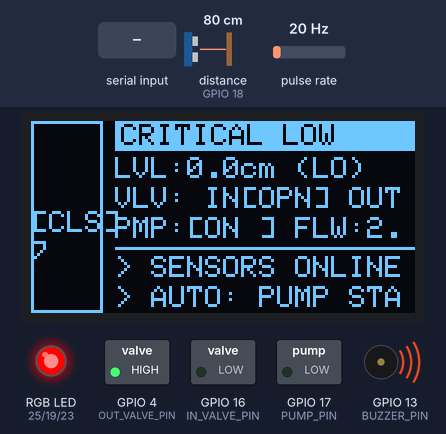
A sketch run on a simulated ESP32. On the bench: 128×64 one-colour display, switched loads named in the sketch (green lamp = pin HIGH), an RGB LED mixed from three pins (HIGH = lit), buzzer (waves = sounding, pin HIGH). Wiring (inferred from the names in the program): ultrasonic range finder: trigger GPIO 5; echo GPIO 18; pulse sensor: data GPIO 15. The inputs (shaded band) are chosen by the test bench; at power-on: distance to the obstacle (sensor on GPIO 18) 80 cm, pulse rate 20 Hz. The echo pulse lasts 58.3 µs per cm; pins used as bus, display or sensor lines are not drawn; what the sketch prints to the serial monitor is not drawn.

Above: at 2.2 s.
2.3 s: "STOP ALL\n" received over Serial
At 2.7 s:
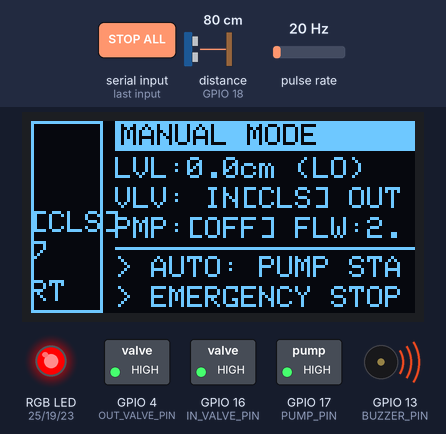
3.8 s: distance to the obstacle (sensor on GPIO 18) set to 49 cm
At 5.5 s:
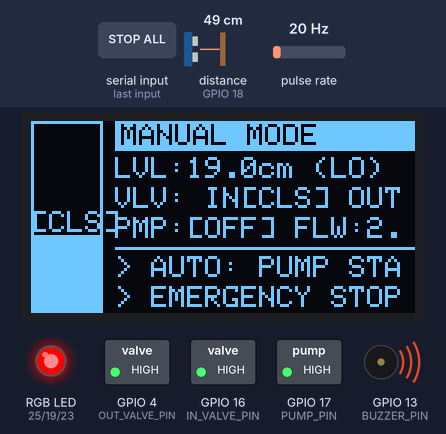
5.9 s: distance to the obstacle (sensor on GPIO 18) set to 38 cm
At 7.1 s:
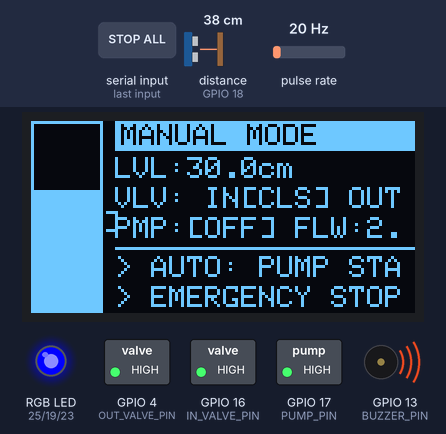
8.0 s: "AUTO\n" received over Serial
At 9.9 s:
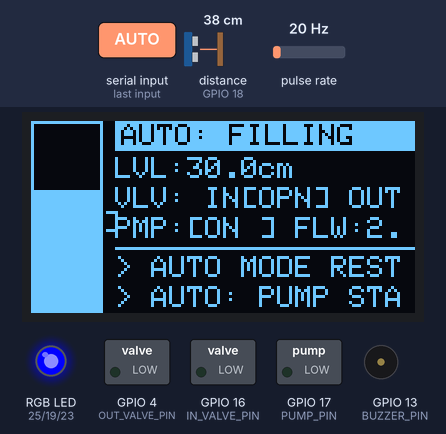
10.0 s: distance to the obstacle (sensor on GPIO 18) set to 35 cm
At 11.6 s:
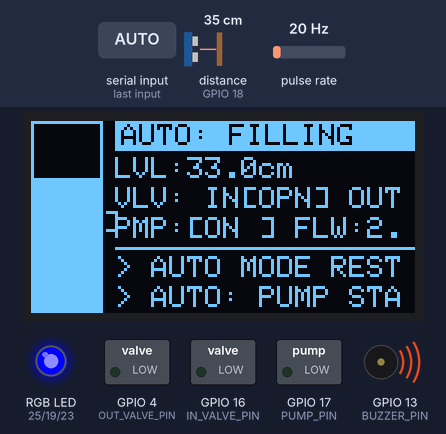
11.8 s: "OVERRIDE ON\n" received over Serial
At 12.9 s:
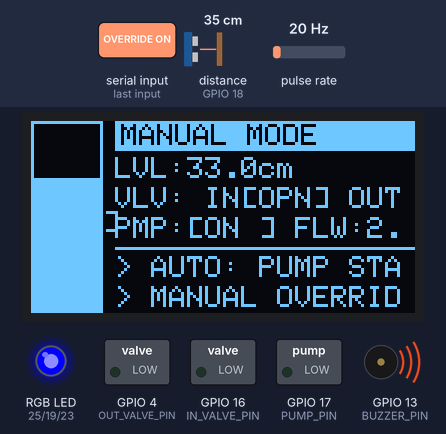
Timing chart, 0 to 14.4 s (numbered marks = the images above; inputs shaded):
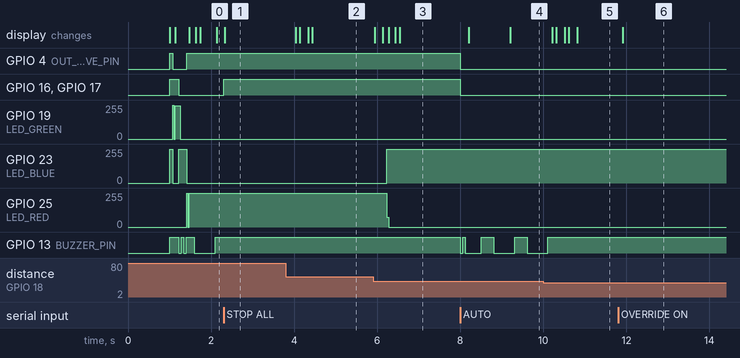

Measured:
- the behaviour switches between 44 and 43 cm on distance to the obstacle (sensor on GPIO 18) (found by bisection; images 2 and 3)
- the behaviour switches between 38 and 37 cm on distance to the obstacle (sensor on GPIO 18) (found by bisection; images 4 and 5)
- after the input at 2.3 s, GPIO 16 (IN_VALVE_PIN), GPIO 17 (PUMP_PIN): LOW → HIGH at once; GPIO 13 (BUZZER_PIN): stops changing and stays HIGH; the display: changes at once (image 1)
- after the input at 3.8 s, the display: first changes after 0.24 s (image 2 shows a later state)
- after the input at 5.9 s, GPIO 23 (LED_BLUE): 0/255 → 254/255 after 0.34 s; GPIO 25 (LED_RED): 255/255 → 0/255 after 0.34 s; the display: first changes at once (image 3 shows a later state)
- after the input at 8.0 s, GPIO 4 (OUT_VALVE_PIN), GPIO 16 (IN_VALVE_PIN): HIGH → LOW at once
- after the input at 10.0 s, GPIO 13 (BUZZER_PIN): goes on until 10.1 s, then stays HIGH; the display: first changes after 0.21 s (image 5 shows a later state)
- after the input at 11.8 s, the display: changes after 0.12 s (image 6)

The sketch:

WATER_TANK-FULL.ino
```cpp
#include <Wire.h>
#include <Adafruit_GFX.h>
#include <Adafruit_SSD1306.h>
#include "soc/soc.h"
#include "soc/rtc_cntl_reg.h"

// ─────────────────────────────────────────────────────────────────────
// OLED DISPLAY CONFIGURATION
// ─────────────────────────────────────────────────────────────────────
#define SCREEN_WIDTH  128
#define SCREEN_HEIGHT 64
Adafruit_SSD1306 display(SCREEN_WIDTH, SCREEN_HEIGHT, &Wire, -1);

// ─────────────────────────────────────────────────────────────────────
// PIN DEFINITIONS (ESP32 GPIO)
// ─────────────────────────────────────────────────────────────────────
// ACTUATORS (Active-LOW: LOW = ON, HIGH = OFF)
#define OUT_VALVE_PIN  4       // Gravity drain valve
#define IN_VALVE_PIN   16      // Supply inlet valve
#define PUMP_PIN       17      // Submersible pump motor

// SENSORS
#define TRIG_PIN       5       // Ultrasonic trigger
#define ECHO_PIN       18      // Ultrasonic echo (with 1k/2k voltage divider)
#define FLOW_PIN       15      // YF-S201 flow sensor

// FEEDBACK OUTPUTS
#define BUZZER_PIN     13      // Piezo buzzer
#define BUZZER_ON      LOW     // Buzzer is Active-LOW
#define BUZZER_OFF     HIGH
#define LED_GREEN      19      // Full tank indicator
#define LED_BLUE       23      // Nominal level indicator
#define LED_RED        25      // Low tank indicator

// ─────────────────────────────────────────────────────────────────────
// CRITICAL: CUSTOMIZE THESE 3 VALUES FOR YOUR SHORTENED TANK
// ─────────────────────────────────────────────────────────────────────
const float TANK_AIR_GAP = 68.0;           // Distance from sensor face to tank bottom
const float MAX_WATER_CAPACITY = 46.0;     // Maximum water depth for "FULL"

// ─────────────────────────────────────────────────────────────────────
// STATE THRESHOLDS (in cm, what OLED displays)
// ─────────────────────────────────────────────────────────────────────
const float DEPTH_CRITICAL = 5.0;          // Absolute minimum (OUT valve locked)
const float DEPTH_LOW = 25.0;              // Warning level (Red LED + buzzer, OUT valve closes)
const float DEPTH_START_FILL = 40.0;       // Start filling when water drops below this
const float DEPTH_THROTTLE = 44.0;         // Switch to gentle pulsing as it nears full
const float DEPTH_HIGH = 46.0;             // Full tank (pump stops)

// ─────────────────────────────────────────────────────────────────────
// SAFETY PARAMETERS
// ─────────────────────────────────────────────────────────────────────
const unsigned long DRY_RUN_TIMEOUT = 60000UL;  // 60 seconds
const float DRY_RUN_THRESHOLD = 0.1;            // L/min
const unsigned long THROTTLE_CYCLE_TIME = 2000UL;  // 2 seconds ON/OFF

// Ultrasonic sensor filtering
const float SENSOR_MIN_VALID = 2.0;
const float SENSOR_MAX_VALID = 100.0;
const int SENSOR_READ_INTERVAL = 150;
const int FILTER_WINDOW = 5;

// ─────────────────────────────────────────────────────────────────────
// STATE MACHINE ENUMERATION
// ─────────────────────────────────────────────────────────────────────
enum SystemState {
  STATE_BOOT = 0,
  STATE_IDLE = 1,
  STATE_FILLING = 2,
  STATE_THROTTLING = 3,
  STATE_FULL = 4,
  STATE_CRITICAL_LOW = 5,
  STATE_DRY_RUN_FAULT = 6,
  STATE_MANUAL_OVERRIDE = 7
};

// ─────────────────────────────────────────────────────────────────────
// GLOBAL STATE VARIABLES
// ─────────────────────────────────────────────────────────────────────
SystemState currentState = STATE_BOOT;
SystemState previousState = STATE_BOOT;

// Sensor readings
float real_water_depth = 0.0;
float sensorReadings[FILTER_WINDOW] = {};
int filterIndex = 0;

// Flow sensor
volatile unsigned long pulseCount = 0;
float flowRate_LPM = 0.0;
const float PULSES_PER_LITRE = 450.0;

// Pump state
bool isPumpEnabled = false;
unsigned long pumpStartTime = 0;
unsigned long throttleCycleStart = 0;
bool throttlePumpState = false;

// Fault tracking
bool pumpDryRunFault = false;

// Manual override
bool isManualOverride = false;

// Buzzer state tracking
bool previousPumpState = false;
bool lowWaterAlarmActive = false;

// ─────────────────────────────────────────────────────────────────────
// TIMING VARIABLES
// ─────────────────────────────────────────────────────────────────────
unsigned long lastSensorRead = 0;
unsigned long lastFlowCalc = 0;
unsigned long lastUIUpdate = 0;
unsigned long fullConditionStartTime = 0;
bool highTimerActive = false;

// Terminal log
String terminalLog[2] = {"SYSTEM BOOTING", "SYSTEM BOOTING"};

// ─────────────────────────────────────────────────────────────────────
// HARDWARE INTERRUPT SERVICE ROUTINE - FLOW SENSOR
// ─────────────────────────────────────────────────────────────────────
void IRAM_ATTR countFlowPulse() {
  pulseCount++;
}

// ─────────────────────────────────────────────────────────────────────
// UTILITY FUNCTION: UPDATE TERMINAL LOG
// ─────────────────────────────────────────────────────────────────────
void updateLog(const char* message) {
  terminalLog[0] = terminalLog[1];
  terminalLog[1] = "> ";
  terminalLog[1] += message;
  Serial.println(terminalLog[1]);
}

// ─────────────────────────────────────────────────────────────────────
// UTILITY FUNCTION: MOVING AVERAGE FILTER
// ─────────────────────────────────────────────────────────────────────
float applyMovingAverageFilter(float newReading) {
  sensorReadings[filterIndex] = newReading;
  filterIndex = (filterIndex + 1) % FILTER_WINDOW;

  float sum = 0.0;
  for (int i = 0; i < FILTER_WINDOW; i++) {
    sum += sensorReadings[i];
  }
  return sum / (float)FILTER_WINDOW;
}

// ─────────────────────────────────────────────────────────────────────
// SENSOR FUNCTION: READ ULTRASONIC DISTANCE
// ─────────────────────────────────────────────────────────────────────
float readUltrasonicSensor() {
  // Fire 10µs trigger pulse
  digitalWrite(TRIG_PIN, LOW);
  delayMicroseconds(2);
  digitalWrite(TRIG_PIN, HIGH);
  delayMicroseconds(10);
  digitalWrite(TRIG_PIN, LOW);

  // Listen for echo with 30ms safety timeout
  unsigned long echoTime = pulseIn(ECHO_PIN, HIGH, 30000UL);

  if (echoTime == 0) {
    return -1.0;
  }

  float rawDistance = (echoTime * 0.0343) / 2.0;

  if (rawDistance < SENSOR_MIN_VALID || rawDistance > SENSOR_MAX_VALID) {
    return -1.0;
  }

  rawDistance = applyMovingAverageFilter(rawDistance);
  float trueDepth = TANK_AIR_GAP - rawDistance;

  if (trueDepth < 0.0) trueDepth = 0.0;
  if (trueDepth > TANK_AIR_GAP) trueDepth = TANK_AIR_GAP;

  return trueDepth;
}

// ─────────────────────────────────────────────────────────────────────
// CORE STATE MACHINE: AUTOMATION LOGIC
// ─────────────────────────────────────────────────────────────────────
void updateStateMachine() {
  if (isManualOverride) {
    return;
  }

  if (pumpDryRunFault) {
    currentState = STATE_DRY_RUN_FAULT;
    return;
  }

  // --- OUT VALVE CONTROL ---
  if (real_water_depth > DEPTH_LOW) {
    digitalWrite(OUT_VALVE_PIN, LOW);    // OPEN out valve
  } else {
    digitalWrite(OUT_VALVE_PIN, HIGH);   // CLOSE out valve
  }

  // --- FULL CONDITION STABILITY CHECK ---
  bool isStableFull = false;
  if (real_water_depth >= DEPTH_HIGH) {
    if (!highTimerActive) {
      highTimerActive = true;
      fullConditionStartTime = millis();
    }
    // Require 3000ms continuous reading >= DEPTH_HIGH to prevent relay crash
    if (millis() - fullConditionStartTime >= 3000) {
      isStableFull = true;
    }
  } else {
    highTimerActive = false;
  }

  // --- DETERMINE CURRENT PUMP REQUIREMENT ---
  if (real_water_depth < DEPTH_START_FILL) {
    if (!isPumpEnabled) {
      isPumpEnabled = true;
      pumpStartTime = millis();
      updateLog("AUTO: PUMP START");
    }

    if (real_water_depth < DEPTH_CRITICAL) {
      currentState = STATE_CRITICAL_LOW;
    } else {
      currentState = STATE_FILLING;
    }
  }
  else if (isStableFull) {
    if (isPumpEnabled) {
      isPumpEnabled = false;
      updateLog("AUTO: TANK FULL");
    }
    currentState = STATE_FULL;
  }
  else {
    if (isPumpEnabled) {
      currentState = STATE_FILLING;
    } else {
      currentState = STATE_IDLE;
    }
  }

  // --- DRY-RUN FAULT DETECTION ---
  if (isPumpEnabled && !pumpDryRunFault) {
    unsigned long pumpRunTime = millis() - pumpStartTime;

    if (pumpRunTime > DRY_RUN_TIMEOUT && flowRate_LPM < DRY_RUN_THRESHOLD) {
      pumpDryRunFault = true;
      isPumpEnabled = false;
      currentState = STATE_DRY_RUN_FAULT;

      // EMERGENCY SHUTDOWN
      digitalWrite(PUMP_PIN, HIGH);
      digitalWrite(IN_VALVE_PIN, HIGH);
      digitalWrite(OUT_VALVE_PIN, HIGH);

      updateLog("FAULT: PUMP DRY RUN");
      return;
    }
  }

  // --- PUMP & IN-VALVE ACTUATION ---
  if (isPumpEnabled) {
    digitalWrite(IN_VALVE_PIN, LOW); // Open inlet valve
    digitalWrite(PUMP_PIN, LOW);     // Pump ON 100% continuous (No pulsing)
  } else {
    digitalWrite(PUMP_PIN, HIGH);
    digitalWrite(IN_VALVE_PIN, HIGH);
  }
}

// ─────────────────────────────────────────────────────────────────────
// LED & BUZZER CONTROLLER
// ─────────────────────────────────────────────────────────────────────
void updateLEDAndBuzzer() {
  digitalWrite(LED_GREEN, LOW);
  digitalWrite(LED_BLUE, LOW);
  digitalWrite(LED_RED, LOW);
  bool buzzerActive = false;

  if (real_water_depth <= DEPTH_LOW) {
    lowWaterAlarmActive = true;
  } else if (real_water_depth >= DEPTH_LOW + 5.0) {
    lowWaterAlarmActive = false;
  }

  if (pumpDryRunFault) {
    bool flash = (millis() / 150) % 2;
    digitalWrite(LED_RED, flash);
  }
  else if (currentState == STATE_BOOT) {
    digitalWrite(LED_BLUE, HIGH);
  }
  else if (real_water_depth >= DEPTH_HIGH) {
    digitalWrite(LED_GREEN, HIGH);
  }
  else if (real_water_depth >= DEPTH_LOW) {
    digitalWrite(LED_BLUE, HIGH);
  }
  else if (real_water_depth < DEPTH_LOW) {
    digitalWrite(LED_RED, HIGH);
  }

  if (lowWaterAlarmActive) {
    int cycle = millis() % 800;
    if (cycle < 500) {
      buzzerActive = true;
    }
  }

  if (!isManualOverride) {
    digitalWrite(BUZZER_PIN, buzzerActive ? BUZZER_ON : BUZZER_OFF);
  }
}

// ─────────────────────────────────────────────────────────────────────
// SCADA SERIAL COMMAND INTERFACE (115200 baud)
// ─────────────────────────────────────────────────────────────────────
void processSerialCommand() {
  if (!Serial.available()) return;

  String command = Serial.readStringUntil('\n');
  command.trim();
  command.toUpperCase();

  if (command == "AUTO") {
    isManualOverride = false;
    pumpDryRunFault = false;
    currentState = STATE_IDLE;
    updateLog("AUTO MODE RESTORED");
  }
  else if (command == "OVERRIDE ON") {
    isManualOverride = true;
    digitalWrite(BUZZER_PIN, BUZZER_OFF);
    updateLog("MANUAL OVERRIDE ON");
  }
  else if (command == "STOP ALL") {
    isManualOverride = true;
    digitalWrite(OUT_VALVE_PIN, HIGH);
    digitalWrite(IN_VALVE_PIN, HIGH);
    digitalWrite(PUMP_PIN, HIGH);
    digitalWrite(BUZZER_PIN, BUZZER_OFF);
    isPumpEnabled = false;
    updateLog("EMERGENCY STOP");
  }
  else if (command == "RESET") {
    pumpDryRunFault = false;
    digitalWrite(BUZZER_PIN, BUZZER_OFF);
    updateLog("FAULTS CLEARED");
  }
  else if (isManualOverride) {
    if (command == "OUT OPEN") { digitalWrite(OUT_VALVE_PIN, LOW); updateLog("OUT VALVE OPENED"); }
    else if (command == "OUT CLOSE") { digitalWrite(OUT_VALVE_PIN, HIGH); updateLog("OUT VALVE CLOSED"); }
    else if (command == "IN OPEN") { digitalWrite(IN_VALVE_PIN, LOW); updateLog("IN VALVE OPENED"); }
    else if (command == "IN CLOSE") { digitalWrite(IN_VALVE_PIN, HIGH); updateLog("IN VALVE CLOSED"); }
    else if (command == "PUMP ON") { digitalWrite(PUMP_PIN, LOW); updateLog("PUMP MANUAL ON"); }
    else if (command == "PUMP OFF") { digitalWrite(PUMP_PIN, HIGH); updateLog("PUMP MANUAL OFF"); }
    else if (command == "ALARM ON") { digitalWrite(BUZZER_PIN, BUZZER_ON); updateLog("ALARM MANUAL ON"); }
    else if (command == "ALARM OFF") { digitalWrite(BUZZER_PIN, BUZZER_OFF); updateLog("ALARM MANUAL OFF"); }
    else { Serial.println("Unknown command. Type AUTO to exit manual mode."); }
  }
  else {
    if (command != "AUTO" && command != "OVERRIDE ON" && command != "STOP ALL" && command != "RESET") {
      Serial.println("Type 'OVERRIDE ON' to enable manual controls.");
    }
  }
}

// ─────────────────────────────────────────────────────────────────────
// OLED DISPLAY RENDERER (10 FPS, flicker-free)
// ─────────────────────────────────────────────────────────────────────
void renderOLEDDisplay() {
  display.clearDisplay();
  display.setTextColor(SSD1306_WHITE);

  // LEFT PANEL: GRAPHICAL TANK
  display.drawRect(0, 0, 24, 64, SSD1306_WHITE);

  float fillPercentage = (real_water_depth / MAX_WATER_CAPACITY) * 100.0;
  if (fillPercentage > 100.0) fillPercentage = 100.0;
  if (fillPercentage < 0.0) fillPercentage = 0.0;

  int fillHeight = map((int)fillPercentage, 0, 100, 0, 62);
  display.fillRect(1, 63 - fillHeight, 22, fillHeight, SSD1306_WHITE);

  // RIGHT PANEL: TELEMETRY & TERMINAL
  int col = 28;

  display.fillRect(col, 0, 100, 10, SSD1306_WHITE);
  display.setTextColor(SSD1306_BLACK);
  display.setTextSize(1);
  display.setCursor(col + 2, 1);

  if (pumpDryRunFault) { display.print("! PUMP DRY-RUN !"); }
  else if (currentState == STATE_BOOT) { display.print("WARMING UP..."); }
  else if (isManualOverride) { display.print("MANUAL MODE"); }
  else if (currentState == STATE_CRITICAL_LOW) { display.print("CRITICAL LOW"); }
  else if (currentState == STATE_THROTTLING) { display.print("AUTO: THROTTLE"); }
  else if (currentState == STATE_FILLING) { display.print("AUTO: FILLING"); }
  else if (currentState == STATE_FULL) { display.print("AUTO: FULL"); }
  else { display.print("AUTO: IDLE"); }

  display.setTextColor(SSD1306_WHITE);

  display.setCursor(col, 12);
  display.print("LVL:");
  display.print(real_water_depth, 1);
  display.print("cm ");

  if (real_water_depth <= DEPTH_LOW) { display.print("(LO)"); }
  else if (real_water_depth >= DEPTH_HIGH) { display.print("(HI)"); }
  else if (real_water_depth >= DEPTH_THROTTLE) { display.print("(TH)"); }

  bool inValveOpen = (digitalRead(IN_VALVE_PIN) == LOW);
  bool outValveOpen = (digitalRead(OUT_VALVE_PIN) == LOW);

  display.setCursor(col, 22);
  display.print("VLV: IN[");
  display.print(inValveOpen ? "OPN" : "CLS");
  display.print("] OUT[");
  display.print(outValveOpen ? "OPN" : "CLS");
  display.print("]");

  bool pumpOn = (digitalRead(PUMP_PIN) == LOW);

  display.setCursor(col, 32);
  display.print("PMP:[");
  display.print(pumpOn ? "ON " : "OFF");
  display.print("] FLW:");
  display.print(flowRate_LPM, 1);

  display.drawFastHLine(col, 42, 100, SSD1306_WHITE);

  display.setTextSize(1);
  display.setCursor(col, 45);
  display.print(terminalLog[0]);

  display.setCursor(col, 55);
  display.print(terminalLog[1]);

  display.display();
}

// ─────────────────────────────────────────────────────────────────────
// SETUP: INITIALIZATION & HARDWARE CONFIGURATION
// ─────────────────────────────────────────────────────────────────────
void setup() {
  WRITE_PERI_REG(RTC_CNTL_BROWN_OUT_REG, 0);

  Serial.begin(115200);
  delay(1000);

  Serial.println("\n========================================");
  Serial.println("AquaIntel Master OS v12.0");
  Serial.println("Custom Tank Calibration (5cm-46cm)");
  Serial.println("========================================");

  digitalWrite(OUT_VALVE_PIN, HIGH);
  digitalWrite(IN_VALVE_PIN, HIGH);
  digitalWrite(PUMP_PIN, HIGH);
  pinMode(OUT_VALVE_PIN, OUTPUT);
  pinMode(IN_VALVE_PIN, OUTPUT);
  pinMode(PUMP_PIN, OUTPUT);

  pinMode(TRIG_PIN, OUTPUT);
  digitalWrite(TRIG_PIN, LOW);
  pinMode(ECHO_PIN, INPUT);

  pinMode(FLOW_PIN, INPUT_PULLUP);

  pinMode(BUZZER_PIN, OUTPUT);
  digitalWrite(BUZZER_PIN, BUZZER_OFF);

  pinMode(LED_GREEN, OUTPUT);
  pinMode(LED_BLUE, OUTPUT);
  pinMode(LED_RED, OUTPUT);
  digitalWrite(LED_GREEN, LOW);
  digitalWrite(LED_BLUE, HIGH);
  digitalWrite(LED_RED, LOW);

  attachInterrupt(digitalPinToInterrupt(FLOW_PIN), countFlowPulse, FALLING);
  Serial.println("[OK] Flow sensor ISR attached");

  if (!display.begin(SSD1306_SWITCHCAPVCC, 0x3C)) {
    Serial.println("[FAIL] OLED initialization failed!");
    while (1);
  }
  display.setTextSize(1);
  display.setTextColor(SSD1306_WHITE);
  display.clearDisplay();
  display.setCursor(0, 0);
  display.println("AquaIntel v12.0");
  display.println("Initializing...");
  display.display();
  Serial.println("[OK] OLED display initialized");

  currentState = STATE_BOOT;
  previousState = STATE_BOOT;
  updateLog("SYSTEM BOOTING");

  Serial.println("[READY] All systems operational. Entering main loop.\n");
}

// ─────────────────────────────────────────────────────────────────────
// MAIN LOOP: Non-blocking event loop
// ─────────────────────────────────────────────────────────────────────
void loop() {
  unsigned long now = millis();

  // TASK 1: READ ULTRASONIC SENSOR (Every 150ms)
  if (now - lastSensorRead >= SENSOR_READ_INTERVAL) {
    lastSensorRead = now;

    float newDepth = readUltrasonicSensor();

    if (newDepth >= 0.0) {
      real_water_depth = newDepth;

      if (currentState == STATE_BOOT) {
        currentState = STATE_IDLE;
        updateLog("SENSORS ONLINE");
      }
    }
  }

  // TASK 2: CALCULATE FLOW RATE (Every 1000ms)
  if (now - lastFlowCalc >= 1000) {
    lastFlowCalc = now;

    noInterrupts();
    unsigned long pulses = pulseCount;
    pulseCount = 0;
    interrupts();

    flowRate_LPM = ((float)pulses / PULSES_PER_LITRE) * 60.0;
  }

  // TASK 3: RUN STATE MACHINE (Every loop)
  updateStateMachine();

  // TASK 4: UPDATE LED & BUZZER (Every loop)
  updateLEDAndBuzzer();

  // TASK 4.5: PUMP STATE CHANGE ALARM
  if (isPumpEnabled != previousPumpState) {
    if (!isManualOverride) {
      digitalWrite(BUZZER_PIN, BUZZER_ON);
      delay(60);
      digitalWrite(BUZZER_PIN, BUZZER_OFF);
      delay(60);
      digitalWrite(BUZZER_PIN, BUZZER_ON);
      delay(60);
      digitalWrite(BUZZER_PIN, BUZZER_OFF);
    }
    previousPumpState = isPumpEnabled;
  }

  // TASK 5: LISTEN FOR SCADA COMMANDS (Every loop)
  processSerialCommand();

  // TASK 6: RENDER OLED DISPLAY (Every 100ms = 10 FPS)
  if (now - lastUIUpdate >= 100) {
    lastUIUpdate = now;
    renderOLEDDisplay();
  }
}
```
